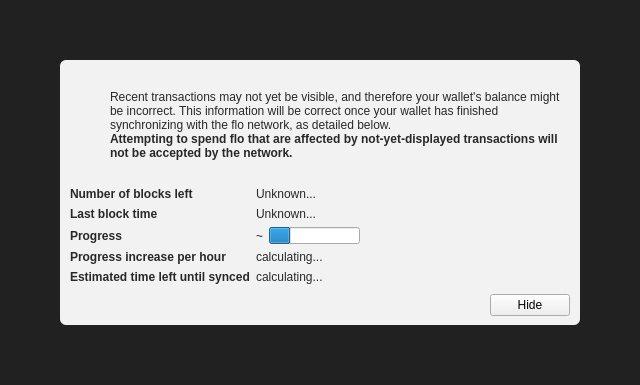
<?xml version="1.0" encoding="UTF-8"?>
<ui version="4.0">
 <class>ModalOverlay</class>
 <widget class="ModalOverlay" name="ModalOverlay">
  <property name="geometry">
   <rect>
    <x>0</x>
    <y>0</y>
    <width>640</width>
    <height>385</height>
   </rect>
  </property>
  <property name="windowTitle">
   <string>Form</string>
  </property>
  <layout class="QVBoxLayout" name="verticalLayout" stretch="0">
   <property name="sizeConstraint">
    <enum>QLayout::SetDefaultConstraint</enum>
   </property>
   <property name="leftMargin">
    <number>0</number>
   </property>
   <property name="topMargin">
    <number>0</number>
   </property>
   <property name="rightMargin">
    <number>0</number>
   </property>
   <property name="bottomMargin">
    <number>0</number>
   </property>
   <item>
    <widget class="QWidget" name="bgWidget" native="true">
     <property name="styleSheet">
      <string notr="true">#bgWidget { background: rgba(0,0,0,220); }</string>
     </property>
     <layout class="QVBoxLayout" name="verticalLayoutMain" stretch="1">
      <property name="leftMargin">
       <number>60</number>
      </property>
      <property name="topMargin">
       <number>60</number>
      </property>
      <property name="rightMargin">
       <number>60</number>
      </property>
      <property name="bottomMargin">
       <number>60</number>
      </property>
      <item>
       <widget class="QWidget" name="contentWidget" native="true">
        <property name="styleSheet">
         <string notr="true">#contentWidget { background: rgba(255,255,255,240); border-radius: 6px; }

QLabel { color: rgb(40,40,40);  }</string>
        </property>
        <layout class="QVBoxLayout" name="verticalLayoutSub" stretch="1,0,0,0">
         <property name="spacing">
          <number>0</number>
         </property>
         <property name="leftMargin">
          <number>10</number>
         </property>
         <property name="topMargin">
          <number>10</number>
         </property>
         <property name="rightMargin">
          <number>10</number>
         </property>
         <property name="bottomMargin">
          <number>10</number>
         </property>
         <item>
          <layout class="QHBoxLayout" name="horizontalLayoutIconText" stretch="0,1">
           <property name="topMargin">
            <number>20</number>
           </property>
           <item>
            <layout class="QVBoxLayout" name="verticalLayoutIcon">
             <property name="leftMargin">
              <number>0</number>
             </property>
             <item>
              <widget class="QPushButton" name="warningIcon">
               <property name="enabled">
                <bool>false</bool>
               </property>
               <property name="text">
                <string/>
               </property>
               <property name="icon">
                <iconset>
                 <normaloff>:/icons/warning</normaloff>
                 <disabledoff>:/icons/warning</disabledoff>:/icons/warning</iconset>
               </property>
               <property name="iconSize">
                <size>
                 <width>48</width>
                 <height>48</height>
                </size>
               </property>
               <property name="flat">
                <bool>true</bool>
               </property>
              </widget>
             </item>
             <item>
              <spacer name="verticalSpacerWarningIcon">
               <property name="orientation">
                <enum>Qt::Vertical</enum>
               </property>
               <property name="sizeHint" stdset="0">
                <size>
                 <width>20</width>
                 <height>40</height>
                </size>
               </property>
              </spacer>
             </item>
            </layout>
           </item>
           <item>
            <layout class="QVBoxLayout" name="verticalLayoutInfoText">
             <property name="leftMargin">
              <number>0</number>
             </property>
             <property name="topMargin">
              <number>0</number>
             </property>
             <item>
              <widget class="QLabel" name="infoText">
               <property name="text">
                <string>Recent transactions may not yet be visible, and therefore your wallet's balance might be incorrect. This information will be correct once your wallet has finished synchronizing with the flo network, as detailed below.</string>
               </property>
               <property name="textFormat">
                <enum>Qt::RichText</enum>
               </property>
               <property name="wordWrap">
                <bool>true</bool>
               </property>
              </widget>
             </item>
             <item>
              <widget class="QLabel" name="infoTextStrong">
               <property name="font">
                <font>
                 <weight>75</weight>
                 <bold>true</bold>
                </font>
               </property>
               <property name="text">
                <string>Attempting to spend flo that are affected by not-yet-displayed transactions will not be accepted by the network.</string>
               </property>
               <property name="textFormat">
                <enum>Qt::RichText</enum>
               </property>
               <property name="wordWrap">
                <bool>true</bool>
               </property>
              </widget>
             </item>
             <item>
              <spacer name="verticalSpacerInTextSpace">
               <property name="orientation">
                <enum>Qt::Vertical</enum>
               </property>
               <property name="sizeHint" stdset="0">
                <size>
                 <width>20</width>
                 <height>40</height>
                </size>
               </property>
              </spacer>
             </item>
            </layout>
           </item>
          </layout>
         </item>
         <item>
          <spacer name="verticalSpacerAfterText">
           <property name="orientation">
            <enum>Qt::Vertical</enum>
           </property>
           <property name="sizeHint" stdset="0">
            <size>
             <width>20</width>
             <height>40</height>
            </size>
           </property>
          </spacer>
         </item>
         <item>
          <layout class="QFormLayout" name="formLayout">
           <property name="fieldGrowthPolicy">
            <enum>QFormLayout::FieldsStayAtSizeHint</enum>
           </property>
           <property name="horizontalSpacing">
            <number>6</number>
           </property>
           <property name="verticalSpacing">
            <number>6</number>
           </property>
           <property name="topMargin">
            <number>10</number>
           </property>
           <item row="0" column="0">
            <widget class="QLabel" name="labelNumberOfBlocksLeft">
             <property name="font">
              <font>
               <weight>75</weight>
               <bold>true</bold>
              </font>
             </property>
             <property name="text">
              <string>Number of blocks left</string>
             </property>
            </widget>
           </item>
           <item row="0" column="1">
            <widget class="QLabel" name="numberOfBlocksLeft">
             <property name="text">
              <string>Unknown...</string>
             </property>
            </widget>
           </item>
           <item row="1" column="0">
            <widget class="QLabel" name="labelLastBlockTime">
             <property name="font">
              <font>
               <weight>75</weight>
               <bold>true</bold>
              </font>
             </property>
             <property name="text">
              <string>Last block time</string>
             </property>
            </widget>
           </item>
           <item row="1" column="1">
            <widget class="QLabel" name="newestBlockDate">
             <property name="sizePolicy">
              <sizepolicy hsizetype="Maximum" vsizetype="Preferred">
               <horstretch>0</horstretch>
               <verstretch>0</verstretch>
              </sizepolicy>
             </property>
             <property name="text">
              <string>Unknown...</string>
             </property>
            </widget>
           </item>
           <item row="2" column="0">
            <widget class="QLabel" name="labelSyncDone">
             <property name="font">
              <font>
               <weight>75</weight>
               <bold>true</bold>
              </font>
             </property>
             <property name="text">
              <string>Progress</string>
             </property>
            </widget>
           </item>
           <item row="2" column="1">
            <layout class="QHBoxLayout" name="horizontalLayoutSync" stretch="0,1">
             <item>
              <widget class="QLabel" name="percentageProgress">
               <property name="text">
                <string notr="true">~</string>
               </property>
              </widget>
             </item>
             <item>
              <widget class="QProgressBar" name="progressBar">
               <property name="value">
                <number>24</number>
               </property>
               <property name="format">
                <string/>
               </property>
              </widget>
             </item>
            </layout>
           </item>
           <item row="4" column="0">
            <widget class="QLabel" name="labelProgressIncrease">
             <property name="font">
              <font>
               <weight>75</weight>
               <bold>true</bold>
              </font>
             </property>
             <property name="text">
              <string>Progress increase per hour</string>
             </property>
            </widget>
           </item>
           <item row="4" column="1">
            <widget class="QLabel" name="progressIncreasePerH">
             <property name="text">
              <string>calculating...</string>
             </property>
            </widget>
           </item>
           <item row="5" column="0">
            <widget class="QLabel" name="labelEstimatedTimeLeft">
             <property name="font">
              <font>
               <weight>75</weight>
               <bold>true</bold>
              </font>
             </property>
             <property name="text">
              <string>Estimated time left until synced</string>
             </property>
            </widget>
           </item>
           <item row="5" column="1">
            <widget class="QLabel" name="expectedTimeLeft">
             <property name="text">
              <string>calculating...</string>
             </property>
            </widget>
           </item>
          </layout>
         </item>
         <item>
          <layout class="QHBoxLayout" name="horizontalLayoutButtons">
           <property name="leftMargin">
            <number>10</number>
           </property>
           <property name="topMargin">
            <number>10</number>
           </property>
           <item>
            <spacer name="horizontalSpacer">
             <property name="orientation">
              <enum>Qt::Horizontal</enum>
             </property>
             <property name="sizeHint" stdset="0">
              <size>
               <width>40</width>
               <height>20</height>
              </size>
             </property>
            </spacer>
           </item>
           <item>
            <widget class="QPushButton" name="closeButton">
             <property name="text">
              <string>Hide</string>
             </property>
            </widget>
           </item>
          </layout>
         </item>
        </layout>
       </widget>
      </item>
     </layout>
    </widget>
   </item>
  </layout>
 </widget>
 <customwidgets>
  <customwidget>
   <class>ModalOverlay</class>
   <extends>QWidget</extends>
   <header>modaloverlay.h</header>
   <container>1</container>
  </customwidget>
 </customwidgets>
 <resources/>
 <connections/>
</ui>
